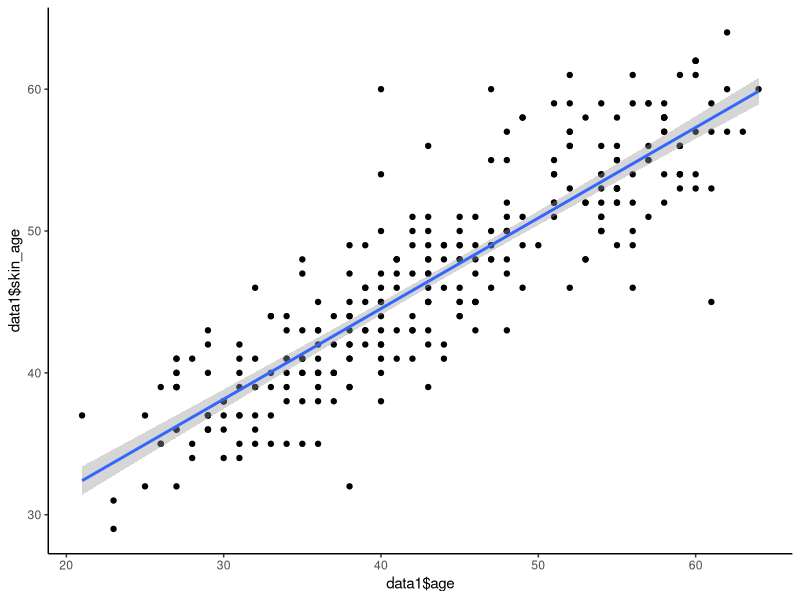
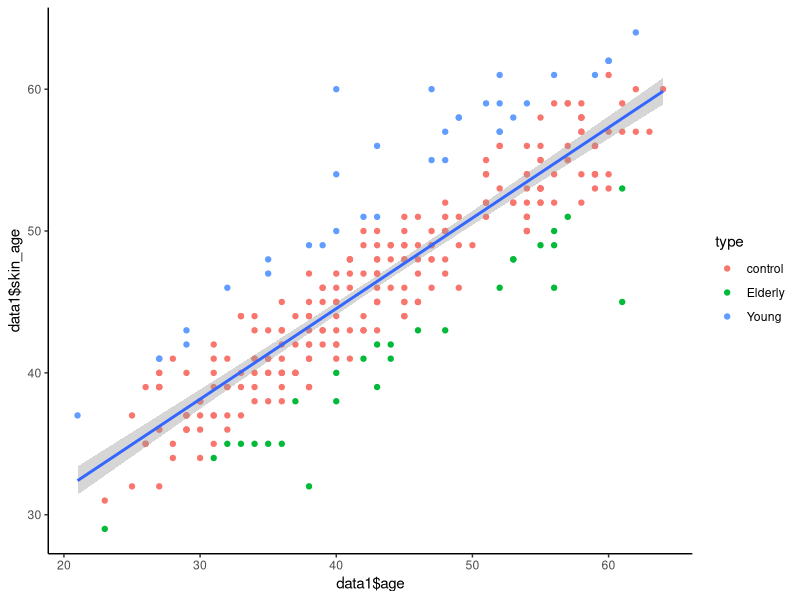

These charts were generated, in order, by the following R code:
data1 = read.table("age_data.txt",sep = "\t",check.names = F,
                   stringsAsFactors = F,header = T,row.names = 1)
data1 = data1[!is.na(data1$skin_age),]
data1 = data1[!is.na(data1$age),]

library(ggplot2)

a = lm(data1$skin_age~data1$age)
summary(a)
ggplot(data1,aes(x = data1$age,y = data1$skin_age))+geom_point()+
  geom_smooth(method = "lm")+theme_classic()

data1$point_line = (0.63838*data1$age + 18.99732-data1$skin_age)/sqrt(0.63838^2+1^2)
data1$type = "control"
data1$type[data1$point_line > 3.639] = "Elderly"
data1$type[data1$point_line < -3.639] = "Young"
ggplot(data1,aes(x = data1$age,y = data1$skin_age))+geom_point(aes(color = type))+
  geom_smooth(method = "lm")+theme_classic()
